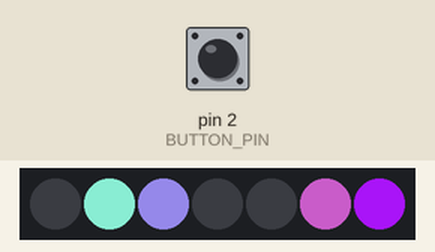
Recording of a sketch running on a simulated Arduino Uno, built with avr-gcc and run on an emulated ATmega328P. Shown: 7 RGB LEDs in strip order, left to right. The inputs (shaded band) are chosen by the test bench; at power-on: pin 2 (BUTTON_PIN) HIGH. Dim RGB values are drawn brighter than linear; random numbers use the default seed unless the sketch sets one.

Above: at 1.2 s.
1.3 s: pin 2 (BUTTON_PIN) pulled LOW for 0.15 s
At 2.4 s:
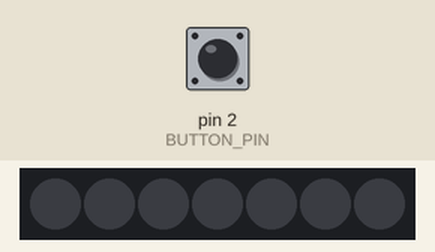
2.9 s: pin 2 (BUTTON_PIN) pulled LOW for 1 s
At 4.26 s:
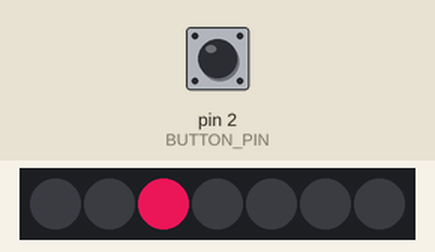
4.5 s: pin 2 (BUTTON_PIN) pulled LOW for 3.2 s
At 8.9 s:
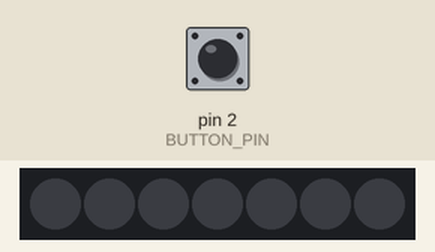
9.2 s: pin 2 (BUTTON_PIN) pulled LOW for 0.15 s
At 9.6 s:
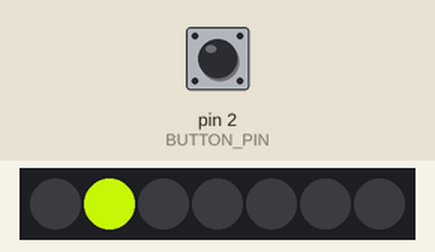
9.9 s: pin 2 (BUTTON_PIN) pulsed LOW 5 times (0.12 s each, 0.3 s apart)
At 11.15 s:
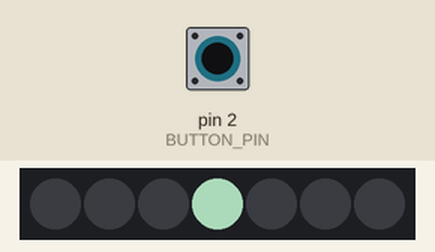
12.9 s: pin 2 (BUTTON_PIN) pulled LOW for 0.15 s
At 13.26 s:
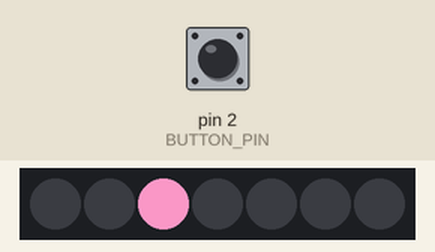
Timing chart, 0 to 16.5 s (numbered marks = the images above; inputs shaded):
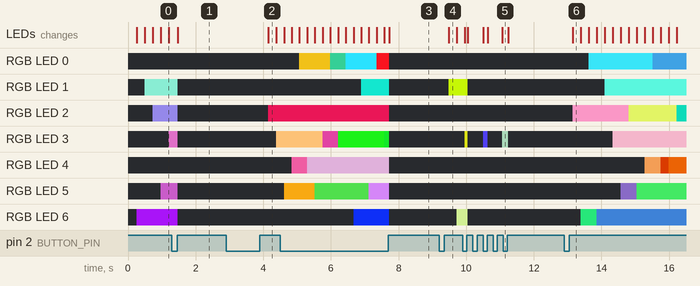

The sketch:

random_colors_off.ino
```cpp
#include <Adafruit_NeoPixel.h>

#define BUTTON_PIN   2

#define PIXEL_PIN    6  // Digital IO pin connected to the NeoPixels.

#define PIXEL_COUNT 7  // Number of NeoPixels

// Declare our NeoPixel strip object:
Adafruit_NeoPixel strip(PIXEL_COUNT, PIXEL_PIN, NEO_GRB + NEO_KHZ800);
// Argument 1 = Number of pixels in NeoPixel strip
// Argument 2 = Arduino pin number (most are valid)
// Argument 3 = Pixel type flags, add together as needed:
//   NEO_KHZ800  800 KHz bitstream (most NeoPixel products w/WS2812 LEDs)
//   NEO_KHZ400  400 KHz (classic 'v1' (not v2) FLORA pixels, WS2811 drivers)
//   NEO_GRB     Pixels are wired for GRB bitstream (most NeoPixel products)
//   NEO_RGB     Pixels are wired for RGB bitstream (v1 FLORA pixels, not v2)
//   NEO_RGBW    Pixels are wired for RGBW bitstream (NeoPixel RGBW products)

boolean oldState = LOW; // button state variable
int mode = 0;  // Currently-active mode
long counter = 0; // current count of the cycle
long maxCount = 20000; // max level to cycle counter adjust to change the speed


void setup() {
  pinMode(BUTTON_PIN, INPUT_PULLUP); // Initialize Button
  strip.begin(); // Initialize NeoPixel strip object
  strip.show(); // Initialize all pixels to 'off'
}


void loop() {
  // Get current button state.
  boolean newState = digitalRead(BUTTON_PIN);


  // Check if state changed from high to low (button press).
  if ((newState == HIGH) && (oldState == LOW)) {
    // Short delay to debounce button.
    delay(20);
    // Check if button is still low after debounce.
    newState = digitalRead(BUTTON_PIN);
    if (newState == HIGH) {
      mode++;
      if (mode > 1) mode = 0;
    }
  }
  oldState = newState;
  switch (mode) {
    case 0:
    //turn off the lights
      strip.clear();
      strip.show();
      break;
    case 1:
    //turn on the lights in random colors
      counter++;
      if (counter == maxCount) {
        strip.setPixelColor(random(PIXEL_COUNT), random(0, 255), random(0, 255), random(0, 255));
        strip.show();
        counter = 0;
      }
      break;
  }

}
```

Measured:
- after the input at 2.9 s, RGB LED 2: off → RGB(189, 18, 70) after 1.2 s; RGB LED 3: off → RGB(247, 190, 116) after 1.5 s; the LEDs: change after 1.2 s (image 2)
- after the input at 9.2 s, RGB LED 1: off → RGB(183, 228, 6) after 0.29 s; RGB LED 6: off → RGB(177, 202, 125) after 0.52 s; the LEDs: change after 0.29 s (image 4)
- after the input at 12.9 s, RGB LED 0: off → RGB(53, 214, 232) after 0.72 s, → RGB(47, 121, 170) 1.9 s later; RGB LED 1: off → RGB(83, 228, 205) after 1.2 s
